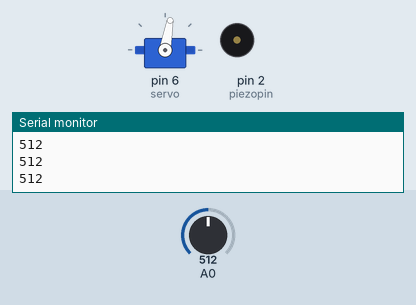
Simulated run of this sketch. Board: Arduino Uno, built with avr-gcc and run on an emulated ATmega328P. On the bench: servo, buzzer (waves = sounding), the last lines printed to the serial monitor. The inputs (shaded band) are chosen by the test bench; at power-on: A0 = 512.

Above: at 1.2 s.
1.3 s: A0 set to 415
2.8 s: A0 set to 384
At 3.05 s:
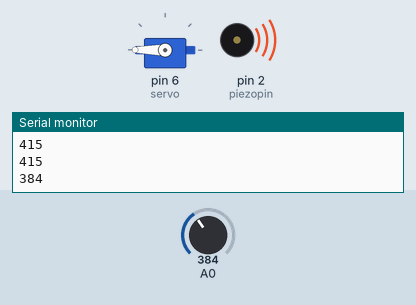
At 3.8 s:
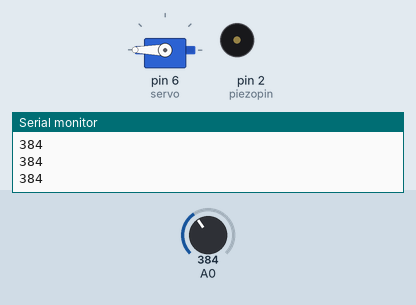
Timing chart, 0 to 5.8 s (numbered marks = the images above; inputs shaded):
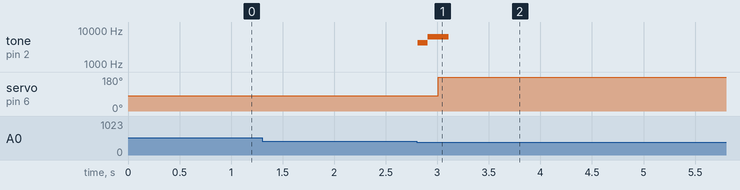

Measured:
- the behaviour switches between 400 and 399 on A0 (found by bisection; images 0 and 1)
- after the input at 2.8 s, tone on pin 2 (piezopin): silent → 4186 Hz at once, → 6271 Hz 0.10 s later, → silent 0.20 s later; servo on pin 6 (servo): 80° → 180° after 0.21 s

The sketch:

motor_2.ino
```cpp
#include<Servo.h>

int servo =6;
int piezopin = 2;
int notes[] = {4186,6271};
int tempo =200;
int flag  = 1;

Servo blind;

void setup() {
  // put your setup code here, to run once:
  Serial.begin(9600);
  pinMode(piezopin,OUTPUT);
  blind.attach(servo);
  blind.write(80);

}

void loop() {
  // put your main code here, to run repeatedly:
  int cdsVal = analogRead(A0);
  Serial.println(cdsVal);
  if(cdsVal <400){
    if(flag==0){
      for(int i =0 ;i<2;i++){
        tone(piezopin,notes[i],tempo);
        delay(100);
      }
      blind.write(180);
      flag = 1;
    }
  }
    else{
      if(flag == 1){
        blind.write(80);
        flag = 0;
      }
    }
    delay(100);
  }
```
